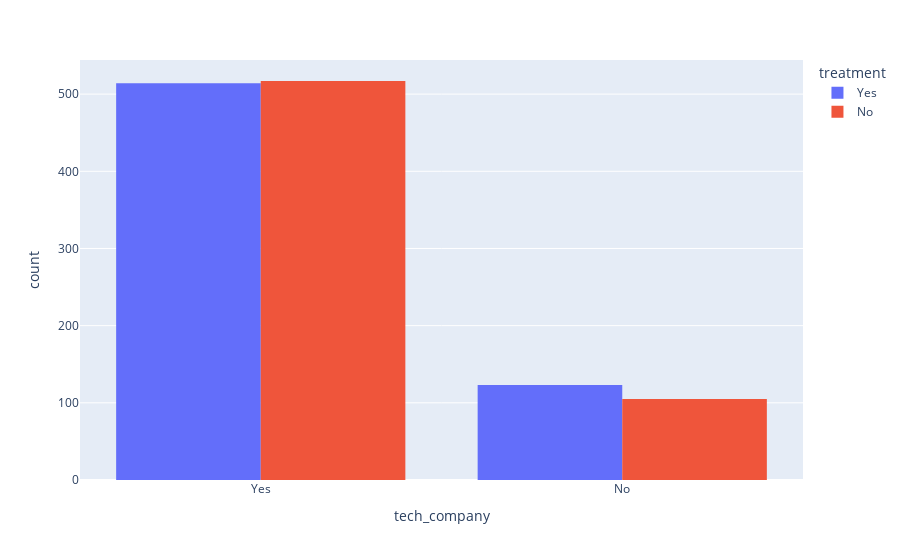

This figure's notebook cell:
### Code cell
px.histogram(df, x = 'tech_company',color='treatment',barmode='group')

### Figure 1 — Plotly figure (JSON) as saved in the notebook; plotly's stock layout.template omitted (floating-point values rounded to 4 significant figures; data arrays with more than 128 entries replaced by an {"elided": "..."} marker saying what was removed)
{"data": [{"alignmentgroup": "True", "bingroup": "x", "hovertemplate": "treatment=Yes<br>tech_company=%{x}<br>count=%{y}<extra></extra>", "legendgroup": "Yes", "marker": {"color": "#636efa", "pattern": {"shape": ""}}, "name": "Yes", "offsetgroup": "Yes", "orientation": "v", "showlegend": true, "type": "histogram", "x": {"elided": "637 str values"}, "xaxis": "x", "yaxis": "y"}, {"alignmentgroup": "True", "bingroup": "x", "hovertemplate": "treatment=No<br>tech_company=%{x}<br>count=%{y}<extra></extra>", "legendgroup": "No", "marker": {"color": "#EF553B", "pattern": {"shape": ""}}, "name": "No", "offsetgroup": "No", "orientation": "v", "showlegend": true, "type": "histogram", "x": {"elided": "622 str values"}, "xaxis": "x", "yaxis": "y"}], "layout": {"barmode": "group", "legend": {"title": {"text": "treatment"}, "tracegroupgap": 0}, "margin": {"t": 60}, "xaxis": {"anchor": "y", "domain": [0, 1], "title": {"text": "tech_company"}}, "yaxis": {"anchor": "x", "domain": [0, 1], "title": {"text": "count"}}}}
